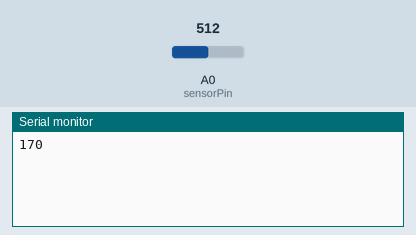
This sketch was run on a simulated Arduino Uno, built with avr-gcc and run on an emulated ATmega328P. Shown: the last lines printed to the serial monitor. Inputs (shaded band) come from the test bench; at power-on: A0 (sensorPin) = 512.

Above: at 1.2 s.
1.3 s: A0 (sensorPin) set to 716
At 2.6 s:
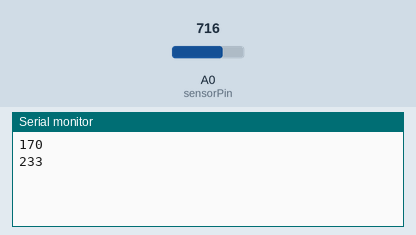
2.8 s: A0 (sensorPin) set to 900
At 3.8 s:
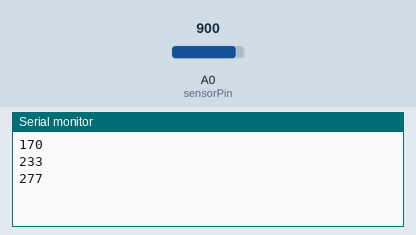
Timing chart, 0 to 5.8 s (numbered marks = the images above; inputs shaded):
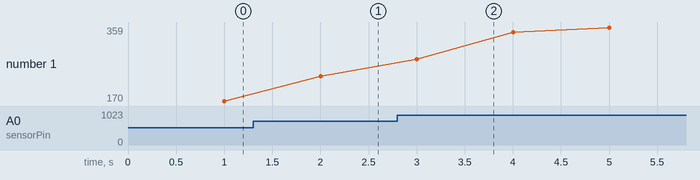

Measured:
- after the input at 1.3 s, the serial monitor: prints a new line after 0.70 s (image 1)
- plotted number 1: 170 → 233 after the input at 1.3 s, 233 → 359 after the input at 2.8 s

The sketch:

photonResistorArduino.ino
```cpp
int sensorPin=A0;
int values[3]= {0,0,0};
int average = 0;
int delayTime = 200;

void setup() {
  pinMode(A0,INPUT);
  Serial.begin(9600);

}

void loop() {
  delay(delayTime);
  values[1]=analogRead(sensorPin);
  delay(delayTime);
  values[2]=analogRead(sensorPin);
  delay(delayTime);
  values[3]=analogRead(sensorPin);
  delay(delayTime);
  for (int value: values){
    average += value;
  }
  average = average/sizeof(values);
  delay(delayTime);
  Serial.println(average);
}
```
